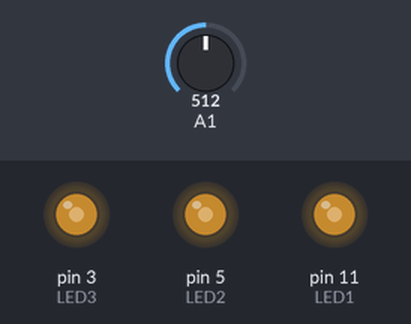
The program below on a simulated Arduino Uno, built with avr-gcc and run on an emulated ATmega328P. On the bench: output pins drawn as LEDs (lit = HIGH). The test bench sets the inputs (shaded band); at power-on: A1 = 512.

Above: at 1.2 s.
1.3 s: A1 set to 716
At 2.1 s:
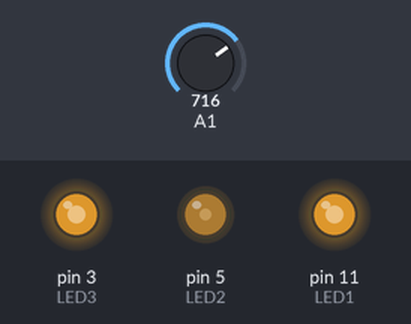
2.8 s: A1 set to 900
At 3.3 s:
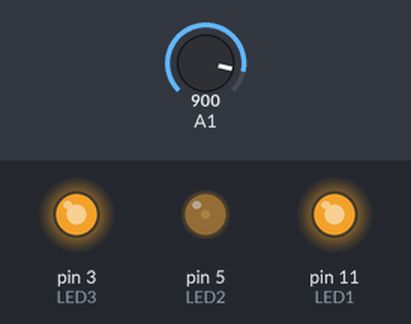
4.3 s: A1 set to 1023
At 5.5 s:
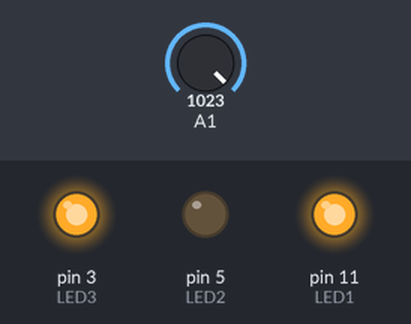
5.8 s: A1 set to 306
At 6.7 s:
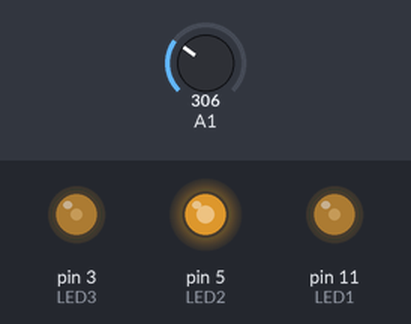
7.3 s: A1 set to 122
At 7.9 s:
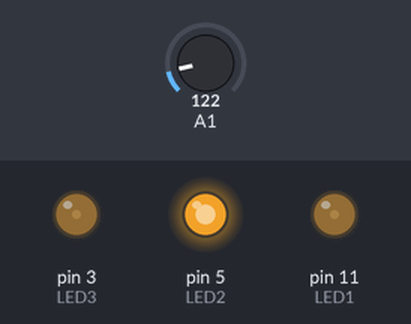
Timing chart, 0 to 9.8 s (numbered marks = the images above; inputs shaded):
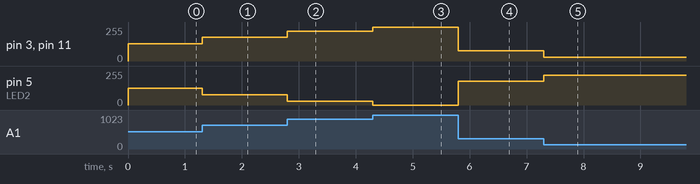

Measured:
- after the input at 1.3 s, pin 3 (LED3), pin 11 (LED1): 128/255 → 179/255 at once; pin 5 (LED2): 127/255 → 76/255 at once
- after the input at 2.8 s, pin 3 (LED3), pin 11 (LED1): 179/255 → 225/255 at once; pin 5 (LED2): 76/255 → 30/255 at once
- after the input at 4.3 s, pin 3 (LED3), pin 11 (LED1): 225/255 → 255/255 at once; pin 5 (LED2): 30/255 → 0/255 at once
- after the input at 5.8 s, pin 3 (LED3), pin 11 (LED1): 255/255 → 76/255 at once; pin 5 (LED2): 0/255 → 179/255 at once
- after the input at 7.3 s, pin 3 (LED3), pin 11 (LED1): 76/255 → 30/255 at once; pin 5 (LED2): 179/255 → 225/255 at once

The program:

main.cpp
```cpp
/*
 Exemplo para demonstrar o uso de saídas PWM
 por Fábio Souza
 Para o curso: Introdução a programação Arduino com VSCODE e PlatformIO,
 publicado na Udemy: https://www.udemy.com/user/fabiosouza/
*/

#include <Arduino.h>

#define LED1 11
#define LED2 5
#define LED3 3

void setup() {
  pinMode(LED1,OUTPUT);
  pinMode(LED2,OUTPUT);
  pinMode(LED3,OUTPUT);
}

void loop() {
  int valor = analogRead(A1)/4;   //faz a leitura da Entrada A1 e ajusta valor para escala de 0 a 255
  analogWrite(LED1,valor);        //atualiza LED 1 com o valor lido
  analogWrite(LED2,255 - valor);  //atualiza LED 1 com o inverso do valor lido
  analogWrite(LED3,valor);        //atualiza LED 1 com o valor lido

}
```
